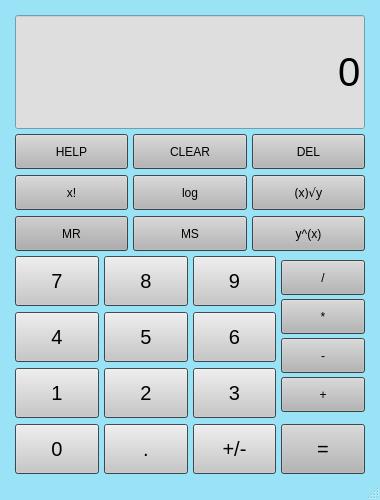
<?xml version="1.0" encoding="UTF-8"?>
<ui version="4.0">
 <class>MainWindow</class>
 <widget class="QMainWindow" name="MainWindow">
  <property name="geometry">
   <rect>
    <x>0</x>
    <y>0</y>
    <width>380</width>
    <height>500</height>
   </rect>
  </property>
  <property name="sizePolicy">
   <sizepolicy hsizetype="Fixed" vsizetype="Fixed">
    <horstretch>0</horstretch>
    <verstretch>0</verstretch>
   </sizepolicy>
  </property>
  <property name="minimumSize">
   <size>
    <width>380</width>
    <height>500</height>
   </size>
  </property>
  <property name="maximumSize">
   <size>
    <width>380</width>
    <height>500</height>
   </size>
  </property>
  <property name="palette">
   <palette>
    <active>
     <colorrole role="WindowText">
      <brush brushstyle="SolidPattern">
       <color alpha="255">
        <red>86</red>
        <green>86</green>
        <blue>86</blue>
       </color>
      </brush>
     </colorrole>
     <colorrole role="Button">
      <brush brushstyle="SolidPattern">
       <color alpha="255">
        <red>202</red>
        <green>202</green>
        <blue>202</blue>
       </color>
      </brush>
     </colorrole>
     <colorrole role="Text">
      <brush brushstyle="SolidPattern">
       <color alpha="255">
        <red>0</red>
        <green>0</green>
        <blue>0</blue>
       </color>
      </brush>
     </colorrole>
     <colorrole role="ButtonText">
      <brush brushstyle="SolidPattern">
       <color alpha="255">
        <red>0</red>
        <green>0</green>
        <blue>0</blue>
       </color>
      </brush>
     </colorrole>
     <colorrole role="Base">
      <brush brushstyle="SolidPattern">
       <color alpha="255">
        <red>222</red>
        <green>222</green>
        <blue>222</blue>
       </color>
      </brush>
     </colorrole>
     <colorrole role="Window">
      <brush brushstyle="SolidPattern">
       <color alpha="255">
        <red>154</red>
        <green>226</green>
        <blue>245</blue>
       </color>
      </brush>
     </colorrole>
     <colorrole role="Shadow">
      <brush brushstyle="SolidPattern">
       <color alpha="255">
        <red>0</red>
        <green>0</green>
        <blue>0</blue>
       </color>
      </brush>
     </colorrole>
     <colorrole role="Highlight">
      <brush brushstyle="SolidPattern">
       <color alpha="170">
        <red>0</red>
        <green>0</green>
        <blue>0</blue>
       </color>
      </brush>
     </colorrole>
     <colorrole role="PlaceholderText">
      <brush brushstyle="SolidPattern">
       <color alpha="128">
        <red>0</red>
        <green>0</green>
        <blue>0</blue>
       </color>
      </brush>
     </colorrole>
    </active>
    <inactive>
     <colorrole role="WindowText">
      <brush brushstyle="SolidPattern">
       <color alpha="255">
        <red>86</red>
        <green>86</green>
        <blue>86</blue>
       </color>
      </brush>
     </colorrole>
     <colorrole role="Button">
      <brush brushstyle="SolidPattern">
       <color alpha="255">
        <red>202</red>
        <green>202</green>
        <blue>202</blue>
       </color>
      </brush>
     </colorrole>
     <colorrole role="Text">
      <brush brushstyle="SolidPattern">
       <color alpha="255">
        <red>0</red>
        <green>0</green>
        <blue>0</blue>
       </color>
      </brush>
     </colorrole>
     <colorrole role="ButtonText">
      <brush brushstyle="SolidPattern">
       <color alpha="255">
        <red>0</red>
        <green>0</green>
        <blue>0</blue>
       </color>
      </brush>
     </colorrole>
     <colorrole role="Base">
      <brush brushstyle="SolidPattern">
       <color alpha="255">
        <red>222</red>
        <green>222</green>
        <blue>222</blue>
       </color>
      </brush>
     </colorrole>
     <colorrole role="Window">
      <brush brushstyle="SolidPattern">
       <color alpha="255">
        <red>154</red>
        <green>226</green>
        <blue>245</blue>
       </color>
      </brush>
     </colorrole>
     <colorrole role="Shadow">
      <brush brushstyle="SolidPattern">
       <color alpha="255">
        <red>0</red>
        <green>0</green>
        <blue>0</blue>
       </color>
      </brush>
     </colorrole>
     <colorrole role="Highlight">
      <brush brushstyle="SolidPattern">
       <color alpha="170">
        <red>0</red>
        <green>0</green>
        <blue>0</blue>
       </color>
      </brush>
     </colorrole>
     <colorrole role="PlaceholderText">
      <brush brushstyle="SolidPattern">
       <color alpha="128">
        <red>0</red>
        <green>0</green>
        <blue>0</blue>
       </color>
      </brush>
     </colorrole>
    </inactive>
    <disabled>
     <colorrole role="WindowText">
      <brush brushstyle="SolidPattern">
       <color alpha="127">
        <red>255</red>
        <green>255</green>
        <blue>255</blue>
       </color>
      </brush>
     </colorrole>
     <colorrole role="Button">
      <brush brushstyle="SolidPattern">
       <color alpha="255">
        <red>202</red>
        <green>202</green>
        <blue>202</blue>
       </color>
      </brush>
     </colorrole>
     <colorrole role="Text">
      <brush brushstyle="SolidPattern">
       <color alpha="127">
        <red>255</red>
        <green>255</green>
        <blue>255</blue>
       </color>
      </brush>
     </colorrole>
     <colorrole role="ButtonText">
      <brush brushstyle="SolidPattern">
       <color alpha="127">
        <red>255</red>
        <green>255</green>
        <blue>255</blue>
       </color>
      </brush>
     </colorrole>
     <colorrole role="Base">
      <brush brushstyle="SolidPattern">
       <color alpha="255">
        <red>154</red>
        <green>226</green>
        <blue>245</blue>
       </color>
      </brush>
     </colorrole>
     <colorrole role="Window">
      <brush brushstyle="SolidPattern">
       <color alpha="255">
        <red>154</red>
        <green>226</green>
        <blue>245</blue>
       </color>
      </brush>
     </colorrole>
     <colorrole role="Shadow">
      <brush brushstyle="SolidPattern">
       <color alpha="255">
        <red>0</red>
        <green>0</green>
        <blue>0</blue>
       </color>
      </brush>
     </colorrole>
     <colorrole role="Highlight">
      <brush brushstyle="SolidPattern">
       <color alpha="170">
        <red>31</red>
        <green>117</green>
        <blue>204</blue>
       </color>
      </brush>
     </colorrole>
     <colorrole role="PlaceholderText">
      <brush brushstyle="SolidPattern">
       <color alpha="128">
        <red>231</red>
        <green>231</green>
        <blue>231</blue>
       </color>
      </brush>
     </colorrole>
    </disabled>
   </palette>
  </property>
  <property name="windowTitle">
   <string>Kalkulacka</string>
  </property>
  <widget class="QWidget" name="centralwidget">
   <property name="sizePolicy">
    <sizepolicy hsizetype="Preferred" vsizetype="Preferred">
     <horstretch>0</horstretch>
     <verstretch>0</verstretch>
    </sizepolicy>
   </property>
   <widget class="QWidget" name="verticalWidget" native="true">
    <property name="geometry">
     <rect>
      <x>15</x>
      <y>15</y>
      <width>350</width>
      <height>460</height>
     </rect>
    </property>
    <property name="focusPolicy">
     <enum>Qt::NoFocus</enum>
    </property>
    <layout class="QVBoxLayout" name="wholeUnitLayout" stretch="0,0,0">
     <property name="spacing">
      <number>5</number>
     </property>
     <property name="sizeConstraint">
      <enum>QLayout::SetNoConstraint</enum>
     </property>
     <property name="leftMargin">
      <number>0</number>
     </property>
     <property name="rightMargin">
      <number>0</number>
     </property>
     <property name="bottomMargin">
      <number>1</number>
     </property>
     <item>
      <widget class="QLineEdit" name="textLabel">
       <property name="sizePolicy">
        <sizepolicy hsizetype="Minimum" vsizetype="Minimum">
         <horstretch>0</horstretch>
         <verstretch>0</verstretch>
        </sizepolicy>
       </property>
       <property name="minimumSize">
        <size>
         <width>330</width>
         <height>100</height>
        </size>
       </property>
       <property name="palette">
        <palette>
         <active>
          <colorrole role="AlternateBase">
           <brush brushstyle="SolidPattern">
            <color alpha="255">
             <red>162</red>
             <green>162</green>
             <blue>162</blue>
            </color>
           </brush>
          </colorrole>
          <colorrole role="NoRole">
           <brush brushstyle="SolidPattern">
            <color alpha="255">
             <red>86</red>
             <green>86</green>
             <blue>86</blue>
            </color>
           </brush>
          </colorrole>
         </active>
         <inactive>
          <colorrole role="AlternateBase">
           <brush brushstyle="SolidPattern">
            <color alpha="255">
             <red>162</red>
             <green>162</green>
             <blue>162</blue>
            </color>
           </brush>
          </colorrole>
          <colorrole role="NoRole">
           <brush brushstyle="SolidPattern">
            <color alpha="255">
             <red>86</red>
             <green>86</green>
             <blue>86</blue>
            </color>
           </brush>
          </colorrole>
         </inactive>
         <disabled>
          <colorrole role="AlternateBase">
           <brush brushstyle="SolidPattern">
            <color alpha="255">
             <red>162</red>
             <green>162</green>
             <blue>162</blue>
            </color>
           </brush>
          </colorrole>
          <colorrole role="NoRole">
           <brush brushstyle="SolidPattern">
            <color alpha="255">
             <red>86</red>
             <green>86</green>
             <blue>86</blue>
            </color>
           </brush>
          </colorrole>
         </disabled>
        </palette>
       </property>
       <property name="font">
        <font>
         <pointsize>30</pointsize>
        </font>
       </property>
       <property name="focusPolicy">
        <enum>Qt::NoFocus</enum>
       </property>
       <property name="toolTipDuration">
        <number>-1</number>
       </property>
       <property name="text">
        <string>0</string>
       </property>
       <property name="alignment">
        <set>Qt::AlignRight|Qt::AlignTrailing|Qt::AlignVCenter</set>
       </property>
       <property name="readOnly">
        <bool>true</bool>
       </property>
       <property name="clearButtonEnabled">
        <bool>false</bool>
       </property>
      </widget>
     </item>
     <item>
      <layout class="QGridLayout" name="advancedOperationsTable">
       <property name="sizeConstraint">
        <enum>QLayout::SetMinAndMaxSize</enum>
       </property>
       <property name="verticalSpacing">
        <number>6</number>
       </property>
       <item row="1" column="0">
        <widget class="QPushButton" name="helpButton">
         <property name="minimumSize">
          <size>
           <width>0</width>
           <height>35</height>
          </size>
         </property>
         <property name="focusPolicy">
          <enum>Qt::NoFocus</enum>
         </property>
         <property name="text">
          <string>HELP</string>
         </property>
         <property name="default">
          <bool>true</bool>
         </property>
        </widget>
       </item>
       <item row="2" column="3">
        <widget class="QPushButton" name="rootButton">
         <property name="minimumSize">
          <size>
           <width>0</width>
           <height>35</height>
          </size>
         </property>
         <property name="font">
          <font>
           <family>Sans Serif</family>
          </font>
         </property>
         <property name="focusPolicy">
          <enum>Qt::NoFocus</enum>
         </property>
         <property name="text">
          <string>(x)√y</string>
         </property>
         <property name="autoDefault">
          <bool>false</bool>
         </property>
         <property name="default">
          <bool>true</bool>
         </property>
         <property name="flat">
          <bool>false</bool>
         </property>
        </widget>
       </item>
       <item row="3" column="1">
        <widget class="QPushButton" name="memoryInButton">
         <property name="minimumSize">
          <size>
           <width>0</width>
           <height>35</height>
          </size>
         </property>
         <property name="focusPolicy">
          <enum>Qt::NoFocus</enum>
         </property>
         <property name="text">
          <string>MS</string>
         </property>
         <property name="default">
          <bool>true</bool>
         </property>
        </widget>
       </item>
       <item row="2" column="1">
        <widget class="QPushButton" name="logButton">
         <property name="minimumSize">
          <size>
           <width>0</width>
           <height>35</height>
          </size>
         </property>
         <property name="focusPolicy">
          <enum>Qt::NoFocus</enum>
         </property>
         <property name="text">
          <string>log</string>
         </property>
         <property name="default">
          <bool>true</bool>
         </property>
        </widget>
       </item>
       <item row="1" column="3">
        <widget class="QPushButton" name="deleteButton">
         <property name="minimumSize">
          <size>
           <width>0</width>
           <height>35</height>
          </size>
         </property>
         <property name="focusPolicy">
          <enum>Qt::NoFocus</enum>
         </property>
         <property name="text">
          <string>DEL</string>
         </property>
         <property name="autoDefault">
          <bool>false</bool>
         </property>
         <property name="default">
          <bool>true</bool>
         </property>
         <property name="flat">
          <bool>false</bool>
         </property>
        </widget>
       </item>
       <item row="3" column="0">
        <widget class="QPushButton" name="memoryOutButton">
         <property name="minimumSize">
          <size>
           <width>0</width>
           <height>35</height>
          </size>
         </property>
         <property name="palette">
          <palette>
           <active>
            <colorrole role="Button">
             <brush brushstyle="SolidPattern">
              <color alpha="255">
               <red>193</red>
               <green>193</green>
               <blue>193</blue>
              </color>
             </brush>
            </colorrole>
           </active>
           <inactive>
            <colorrole role="Button">
             <brush brushstyle="SolidPattern">
              <color alpha="255">
               <red>193</red>
               <green>193</green>
               <blue>193</blue>
              </color>
             </brush>
            </colorrole>
           </inactive>
           <disabled>
            <colorrole role="Button">
             <brush brushstyle="SolidPattern">
              <color alpha="255">
               <red>193</red>
               <green>193</green>
               <blue>193</blue>
              </color>
             </brush>
            </colorrole>
           </disabled>
          </palette>
         </property>
         <property name="focusPolicy">
          <enum>Qt::NoFocus</enum>
         </property>
         <property name="text">
          <string>MR</string>
         </property>
         <property name="default">
          <bool>true</bool>
         </property>
        </widget>
       </item>
       <item row="2" column="0">
        <widget class="QPushButton" name="factorButton">
         <property name="minimumSize">
          <size>
           <width>0</width>
           <height>35</height>
          </size>
         </property>
         <property name="focusPolicy">
          <enum>Qt::NoFocus</enum>
         </property>
         <property name="text">
          <string>x!</string>
         </property>
         <property name="default">
          <bool>true</bool>
         </property>
        </widget>
       </item>
       <item row="3" column="3">
        <widget class="QPushButton" name="powerButton">
         <property name="minimumSize">
          <size>
           <width>0</width>
           <height>35</height>
          </size>
         </property>
         <property name="focusPolicy">
          <enum>Qt::NoFocus</enum>
         </property>
         <property name="text">
          <string>y^(x)</string>
         </property>
         <property name="default">
          <bool>true</bool>
         </property>
        </widget>
       </item>
       <item row="1" column="1">
        <widget class="QPushButton" name="clearButton">
         <property name="minimumSize">
          <size>
           <width>0</width>
           <height>35</height>
          </size>
         </property>
         <property name="focusPolicy">
          <enum>Qt::NoFocus</enum>
         </property>
         <property name="text">
          <string>CLEAR</string>
         </property>
         <property name="default">
          <bool>true</bool>
         </property>
        </widget>
       </item>
      </layout>
     </item>
     <item>
      <layout class="QGridLayout" name="numsAndBasicOpsTable">
       <property name="sizeConstraint">
        <enum>QLayout::SetFixedSize</enum>
       </property>
       <property name="verticalSpacing">
        <number>6</number>
       </property>
       <item row="2" column="1">
        <widget class="QPushButton" name="oneButton">
         <property name="minimumSize">
          <size>
           <width>0</width>
           <height>50</height>
          </size>
         </property>
         <property name="palette">
          <palette>
           <active>
            <colorrole role="Button">
             <brush brushstyle="SolidPattern">
              <color alpha="255">
               <red>222</red>
               <green>222</green>
               <blue>222</blue>
              </color>
             </brush>
            </colorrole>
           </active>
           <inactive>
            <colorrole role="Button">
             <brush brushstyle="SolidPattern">
              <color alpha="255">
               <red>222</red>
               <green>222</green>
               <blue>222</blue>
              </color>
             </brush>
            </colorrole>
           </inactive>
           <disabled>
            <colorrole role="Button">
             <brush brushstyle="SolidPattern">
              <color alpha="255">
               <red>222</red>
               <green>222</green>
               <blue>222</blue>
              </color>
             </brush>
            </colorrole>
           </disabled>
          </palette>
         </property>
         <property name="font">
          <font>
           <pointsize>15</pointsize>
          </font>
         </property>
         <property name="focusPolicy">
          <enum>Qt::NoFocus</enum>
         </property>
         <property name="text">
          <string>1</string>
         </property>
         <property name="autoDefault">
          <bool>false</bool>
         </property>
         <property name="default">
          <bool>true</bool>
         </property>
        </widget>
       </item>
       <item row="1" column="1">
        <widget class="QPushButton" name="fourButton">
         <property name="minimumSize">
          <size>
           <width>0</width>
           <height>50</height>
          </size>
         </property>
         <property name="palette">
          <palette>
           <active>
            <colorrole role="Button">
             <brush brushstyle="SolidPattern">
              <color alpha="255">
               <red>222</red>
               <green>222</green>
               <blue>222</blue>
              </color>
             </brush>
            </colorrole>
           </active>
           <inactive>
            <colorrole role="Button">
             <brush brushstyle="SolidPattern">
              <color alpha="255">
               <red>222</red>
               <green>222</green>
               <blue>222</blue>
              </color>
             </brush>
            </colorrole>
           </inactive>
           <disabled>
            <colorrole role="Button">
             <brush brushstyle="SolidPattern">
              <color alpha="255">
               <red>222</red>
               <green>222</green>
               <blue>222</blue>
              </color>
             </brush>
            </colorrole>
           </disabled>
          </palette>
         </property>
         <property name="font">
          <font>
           <pointsize>15</pointsize>
          </font>
         </property>
         <property name="focusPolicy">
          <enum>Qt::NoFocus</enum>
         </property>
         <property name="text">
          <string>4</string>
         </property>
         <property name="default">
          <bool>true</bool>
         </property>
        </widget>
       </item>
       <item row="2" column="2">
        <widget class="QPushButton" name="twoButton">
         <property name="minimumSize">
          <size>
           <width>0</width>
           <height>50</height>
          </size>
         </property>
         <property name="palette">
          <palette>
           <active>
            <colorrole role="Button">
             <brush brushstyle="SolidPattern">
              <color alpha="255">
               <red>222</red>
               <green>222</green>
               <blue>222</blue>
              </color>
             </brush>
            </colorrole>
           </active>
           <inactive>
            <colorrole role="Button">
             <brush brushstyle="SolidPattern">
              <color alpha="255">
               <red>222</red>
               <green>222</green>
               <blue>222</blue>
              </color>
             </brush>
            </colorrole>
           </inactive>
           <disabled>
            <colorrole role="Button">
             <brush brushstyle="SolidPattern">
              <color alpha="255">
               <red>222</red>
               <green>222</green>
               <blue>222</blue>
              </color>
             </brush>
            </colorrole>
           </disabled>
          </palette>
         </property>
         <property name="font">
          <font>
           <pointsize>15</pointsize>
          </font>
         </property>
         <property name="focusPolicy">
          <enum>Qt::NoFocus</enum>
         </property>
         <property name="text">
          <string>2</string>
         </property>
         <property name="default">
          <bool>true</bool>
         </property>
        </widget>
       </item>
       <item row="3" column="2">
        <widget class="QPushButton" name="decimalPointButton">
         <property name="minimumSize">
          <size>
           <width>0</width>
           <height>50</height>
          </size>
         </property>
         <property name="palette">
          <palette>
           <active>
            <colorrole role="Button">
             <brush brushstyle="SolidPattern">
              <color alpha="255">
               <red>222</red>
               <green>222</green>
               <blue>222</blue>
              </color>
             </brush>
            </colorrole>
           </active>
           <inactive>
            <colorrole role="Button">
             <brush brushstyle="SolidPattern">
              <color alpha="255">
               <red>222</red>
               <green>222</green>
               <blue>222</blue>
              </color>
             </brush>
            </colorrole>
           </inactive>
           <disabled>
            <colorrole role="Button">
             <brush brushstyle="SolidPattern">
              <color alpha="255">
               <red>222</red>
               <green>222</green>
               <blue>222</blue>
              </color>
             </brush>
            </colorrole>
           </disabled>
          </palette>
         </property>
         <property name="font">
          <font>
           <pointsize>15</pointsize>
          </font>
         </property>
         <property name="focusPolicy">
          <enum>Qt::NoFocus</enum>
         </property>
         <property name="text">
          <string>.</string>
         </property>
         <property name="default">
          <bool>true</bool>
         </property>
        </widget>
       </item>
       <item row="2" column="4">
        <widget class="QPushButton" name="threeButton">
         <property name="minimumSize">
          <size>
           <width>0</width>
           <height>50</height>
          </size>
         </property>
         <property name="palette">
          <palette>
           <active>
            <colorrole role="Button">
             <brush brushstyle="SolidPattern">
              <color alpha="255">
               <red>222</red>
               <green>222</green>
               <blue>222</blue>
              </color>
             </brush>
            </colorrole>
           </active>
           <inactive>
            <colorrole role="Button">
             <brush brushstyle="SolidPattern">
              <color alpha="255">
               <red>222</red>
               <green>222</green>
               <blue>222</blue>
              </color>
             </brush>
            </colorrole>
           </inactive>
           <disabled>
            <colorrole role="Button">
             <brush brushstyle="SolidPattern">
              <color alpha="255">
               <red>222</red>
               <green>222</green>
               <blue>222</blue>
              </color>
             </brush>
            </colorrole>
           </disabled>
          </palette>
         </property>
         <property name="font">
          <font>
           <pointsize>15</pointsize>
          </font>
         </property>
         <property name="focusPolicy">
          <enum>Qt::NoFocus</enum>
         </property>
         <property name="text">
          <string>3</string>
         </property>
         <property name="default">
          <bool>true</bool>
         </property>
        </widget>
       </item>
       <item row="0" column="1">
        <widget class="QPushButton" name="sevenButton">
         <property name="sizePolicy">
          <sizepolicy hsizetype="Minimum" vsizetype="Fixed">
           <horstretch>0</horstretch>
           <verstretch>0</verstretch>
          </sizepolicy>
         </property>
         <property name="minimumSize">
          <size>
           <width>0</width>
           <height>50</height>
          </size>
         </property>
         <property name="palette">
          <palette>
           <active>
            <colorrole role="Button">
             <brush brushstyle="SolidPattern">
              <color alpha="255">
               <red>222</red>
               <green>222</green>
               <blue>222</blue>
              </color>
             </brush>
            </colorrole>
           </active>
           <inactive>
            <colorrole role="Button">
             <brush brushstyle="SolidPattern">
              <color alpha="255">
               <red>222</red>
               <green>222</green>
               <blue>222</blue>
              </color>
             </brush>
            </colorrole>
           </inactive>
           <disabled>
            <colorrole role="Button">
             <brush brushstyle="SolidPattern">
              <color alpha="255">
               <red>222</red>
               <green>222</green>
               <blue>222</blue>
              </color>
             </brush>
            </colorrole>
           </disabled>
          </palette>
         </property>
         <property name="font">
          <font>
           <pointsize>15</pointsize>
          </font>
         </property>
         <property name="focusPolicy">
          <enum>Qt::NoFocus</enum>
         </property>
         <property name="text">
          <string>7</string>
         </property>
         <property name="default">
          <bool>true</bool>
         </property>
        </widget>
       </item>
       <item row="0" column="2">
        <widget class="QPushButton" name="eightButton">
         <property name="minimumSize">
          <size>
           <width>0</width>
           <height>50</height>
          </size>
         </property>
         <property name="palette">
          <palette>
           <active>
            <colorrole role="Button">
             <brush brushstyle="SolidPattern">
              <color alpha="255">
               <red>222</red>
               <green>222</green>
               <blue>222</blue>
              </color>
             </brush>
            </colorrole>
           </active>
           <inactive>
            <colorrole role="Button">
             <brush brushstyle="SolidPattern">
              <color alpha="255">
               <red>222</red>
               <green>222</green>
               <blue>222</blue>
              </color>
             </brush>
            </colorrole>
           </inactive>
           <disabled>
            <colorrole role="Button">
             <brush brushstyle="SolidPattern">
              <color alpha="255">
               <red>222</red>
               <green>222</green>
               <blue>222</blue>
              </color>
             </brush>
            </colorrole>
           </disabled>
          </palette>
         </property>
         <property name="font">
          <font>
           <pointsize>15</pointsize>
          </font>
         </property>
         <property name="focusPolicy">
          <enum>Qt::NoFocus</enum>
         </property>
         <property name="text">
          <string>8</string>
         </property>
         <property name="default">
          <bool>true</bool>
         </property>
        </widget>
       </item>
       <item row="1" column="2">
        <widget class="QPushButton" name="fiveButton">
         <property name="minimumSize">
          <size>
           <width>0</width>
           <height>50</height>
          </size>
         </property>
         <property name="palette">
          <palette>
           <active>
            <colorrole role="Button">
             <brush brushstyle="SolidPattern">
              <color alpha="255">
               <red>222</red>
               <green>222</green>
               <blue>222</blue>
              </color>
             </brush>
            </colorrole>
           </active>
           <inactive>
            <colorrole role="Button">
             <brush brushstyle="SolidPattern">
              <color alpha="255">
               <red>222</red>
               <green>222</green>
               <blue>222</blue>
              </color>
             </brush>
            </colorrole>
           </inactive>
           <disabled>
            <colorrole role="Button">
             <brush brushstyle="SolidPattern">
              <color alpha="255">
               <red>222</red>
               <green>222</green>
               <blue>222</blue>
              </color>
             </brush>
            </colorrole>
           </disabled>
          </palette>
         </property>
         <property name="font">
          <font>
           <pointsize>15</pointsize>
          </font>
         </property>
         <property name="focusPolicy">
          <enum>Qt::NoFocus</enum>
         </property>
         <property name="text">
          <string>5</string>
         </property>
         <property name="default">
          <bool>true</bool>
         </property>
        </widget>
       </item>
       <item row="1" column="4">
        <widget class="QPushButton" name="sixButton">
         <property name="minimumSize">
          <size>
           <width>0</width>
           <height>50</height>
          </size>
         </property>
         <property name="palette">
          <palette>
           <active>
            <colorrole role="Button">
             <brush brushstyle="SolidPattern">
              <color alpha="255">
               <red>222</red>
               <green>222</green>
               <blue>222</blue>
              </color>
             </brush>
            </colorrole>
           </active>
           <inactive>
            <colorrole role="Button">
             <brush brushstyle="SolidPattern">
              <color alpha="255">
               <red>222</red>
               <green>222</green>
               <blue>222</blue>
              </color>
             </brush>
            </colorrole>
           </inactive>
           <disabled>
            <colorrole role="Button">
             <brush brushstyle="SolidPattern">
              <color alpha="255">
               <red>222</red>
               <green>222</green>
               <blue>222</blue>
              </color>
             </brush>
            </colorrole>
           </disabled>
          </palette>
         </property>
         <property name="font">
          <font>
           <pointsize>15</pointsize>
          </font>
         </property>
         <property name="focusPolicy">
          <enum>Qt::NoFocus</enum>
         </property>
         <property name="text">
          <string>6</string>
         </property>
         <property name="default">
          <bool>true</bool>
         </property>
        </widget>
       </item>
       <item row="3" column="1">
        <widget class="QPushButton" name="zeroButton">
         <property name="minimumSize">
          <size>
           <width>0</width>
           <height>50</height>
          </size>
         </property>
         <property name="palette">
          <palette>
           <active>
            <colorrole role="Button">
             <brush brushstyle="SolidPattern">
              <color alpha="255">
               <red>222</red>
               <green>222</green>
               <blue>222</blue>
              </color>
             </brush>
            </colorrole>
           </active>
           <inactive>
            <colorrole role="Button">
             <brush brushstyle="SolidPattern">
              <color alpha="255">
               <red>222</red>
               <green>222</green>
               <blue>222</blue>
              </color>
             </brush>
            </colorrole>
           </inactive>
           <disabled>
            <colorrole role="Button">
             <brush brushstyle="SolidPattern">
              <color alpha="255">
               <red>222</red>
               <green>222</green>
               <blue>222</blue>
              </color>
             </brush>
            </colorrole>
           </disabled>
          </palette>
         </property>
         <property name="font">
          <font>
           <pointsize>15</pointsize>
          </font>
         </property>
         <property name="focusPolicy">
          <enum>Qt::NoFocus</enum>
         </property>
         <property name="text">
          <string>0</string>
         </property>
         <property name="default">
          <bool>true</bool>
         </property>
        </widget>
       </item>
       <item row="3" column="5">
        <widget class="QPushButton" name="equalSignButton">
         <property name="minimumSize">
          <size>
           <width>0</width>
           <height>50</height>
          </size>
         </property>
         <property name="font">
          <font>
           <pointsize>15</pointsize>
          </font>
         </property>
         <property name="focusPolicy">
          <enum>Qt::NoFocus</enum>
         </property>
         <property name="text">
          <string>=</string>
         </property>
         <property name="default">
          <bool>true</bool>
         </property>
        </widget>
       </item>
       <item row="0" column="4">
        <widget class="QPushButton" name="nineButton">
         <property name="minimumSize">
          <size>
           <width>0</width>
           <height>50</height>
          </size>
         </property>
         <property name="palette">
          <palette>
           <active>
            <colorrole role="Button">
             <brush brushstyle="SolidPattern">
              <color alpha="255">
               <red>222</red>
               <green>222</green>
               <blue>222</blue>
              </color>
             </brush>
            </colorrole>
           </active>
           <inactive>
            <colorrole role="Button">
             <brush brushstyle="SolidPattern">
              <color alpha="255">
               <red>222</red>
               <green>222</green>
               <blue>222</blue>
              </color>
             </brush>
            </colorrole>
           </inactive>
           <disabled>
            <colorrole role="Button">
             <brush brushstyle="SolidPattern">
              <color alpha="255">
               <red>222</red>
               <green>222</green>
               <blue>222</blue>
              </color>
             </brush>
            </colorrole>
           </disabled>
          </palette>
         </property>
         <property name="font">
          <font>
           <pointsize>15</pointsize>
          </font>
         </property>
         <property name="focusPolicy">
          <enum>Qt::NoFocus</enum>
         </property>
         <property name="text">
          <string>9</string>
         </property>
         <property name="default">
          <bool>true</bool>
         </property>
        </widget>
       </item>
       <item row="3" column="4">
        <widget class="QPushButton" name="invertButton">
         <property name="minimumSize">
          <size>
           <width>0</width>
           <height>50</height>
          </size>
         </property>
         <property name="palette">
          <palette>
           <active>
            <colorrole role="Button">
             <brush brushstyle="SolidPattern">
              <color alpha="255">
               <red>222</red>
               <green>222</green>
               <blue>222</blue>
              </color>
             </brush>
            </colorrole>
           </active>
           <inactive>
            <colorrole role="Button">
             <brush brushstyle="SolidPattern">
              <color alpha="255">
               <red>222</red>
               <green>222</green>
               <blue>222</blue>
              </color>
             </brush>
            </colorrole>
           </inactive>
           <disabled>
            <colorrole role="Button">
             <brush brushstyle="SolidPattern">
              <color alpha="255">
               <red>222</red>
               <green>222</green>
               <blue>222</blue>
              </color>
             </brush>
            </colorrole>
           </disabled>
          </palette>
         </property>
         <property name="font">
          <font>
           <pointsize>15</pointsize>
          </font>
         </property>
         <property name="focusPolicy">
          <enum>Qt::NoFocus</enum>
         </property>
         <property name="text">
          <string>+/-</string>
         </property>
         <property name="default">
          <bool>true</bool>
         </property>
        </widget>
       </item>
       <item row="0" column="5" rowspan="3">
        <layout class="QVBoxLayout" name="basicOperationsTable">
         <property name="spacing">
          <number>0</number>
         </property>
         <item>
          <widget class="QPushButton" name="divideButton">
           <property name="minimumSize">
            <size>
             <width>0</width>
             <height>35</height>
            </size>
           </property>
           <property name="focusPolicy">
            <enum>Qt::NoFocus</enum>
           </property>
           <property name="text">
            <string>/</string>
           </property>
           <property name="default">
            <bool>true</bool>
           </property>
          </widget>
         </item>
         <item>
          <widget class="QPushButton" name="mulButton">
           <property name="minimumSize">
            <size>
             <width>0</width>
             <height>35</height>
            </size>
           </property>
           <property name="focusPolicy">
            <enum>Qt::NoFocus</enum>
           </property>
           <property name="text">
            <string>*</string>
           </property>
           <property name="default">
            <bool>true</bool>
           </property>
          </widget>
         </item>
         <item>
          <widget class="QPushButton" name="subButton">
           <property name="minimumSize">
            <size>
             <width>0</width>
             <height>35</height>
            </size>
           </property>
           <property name="focusPolicy">
            <enum>Qt::NoFocus</enum>
           </property>
           <property name="text">
            <string>-</string>
           </property>
           <property name="default">
            <bool>true</bool>
           </property>
          </widget>
         </item>
         <item>
          <widget class="QPushButton" name="addButton">
           <property name="minimumSize">
            <size>
             <width>0</width>
             <height>35</height>
            </size>
           </property>
           <property name="focusPolicy">
            <enum>Qt::NoFocus</enum>
           </property>
           <property name="text">
            <string>+</string>
           </property>
           <property name="default">
            <bool>true</bool>
           </property>
          </widget>
         </item>
        </layout>
       </item>
      </layout>
     </item>
    </layout>
   </widget>
  </widget>
  <widget class="QStatusBar" name="statusbar"/>
 </widget>
 <resources/>
 <connections/>
</ui>
